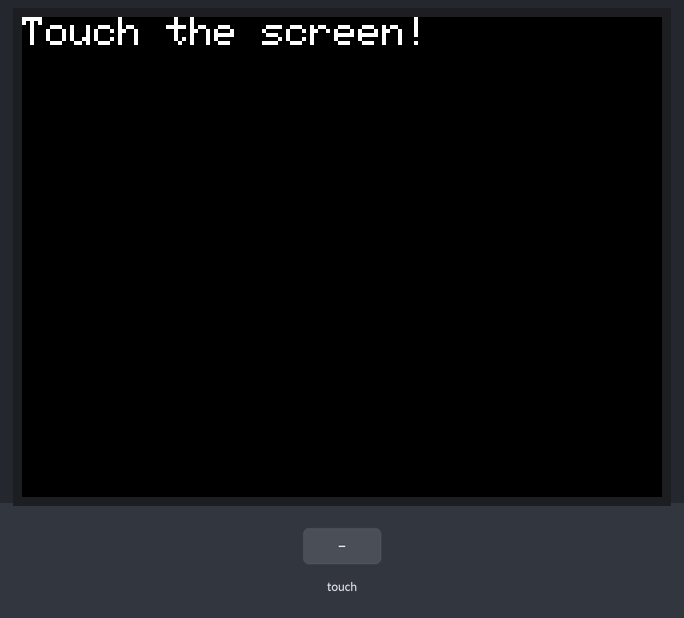
A sketch run on a simulated ESP8266 (NodeMCU). Shown: 320×240 colour display. Inputs (shaded band) come from the test bench.

Above: at 1.4 s.
1.5 s: touch panel pressed at 13 % / 10 % of its raw x / y range
At 2.7 s:
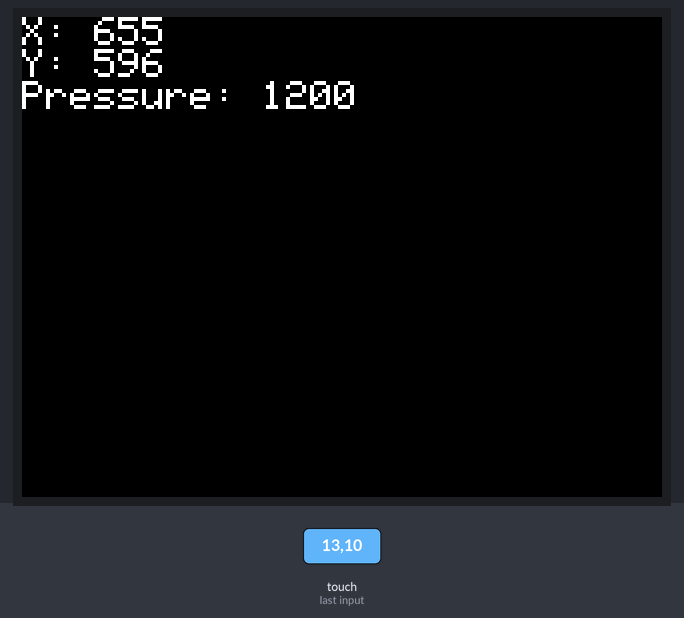
3.0 s: touch panel pressed at 38 % / 10 % of its raw x / y range
At 3.9 s:
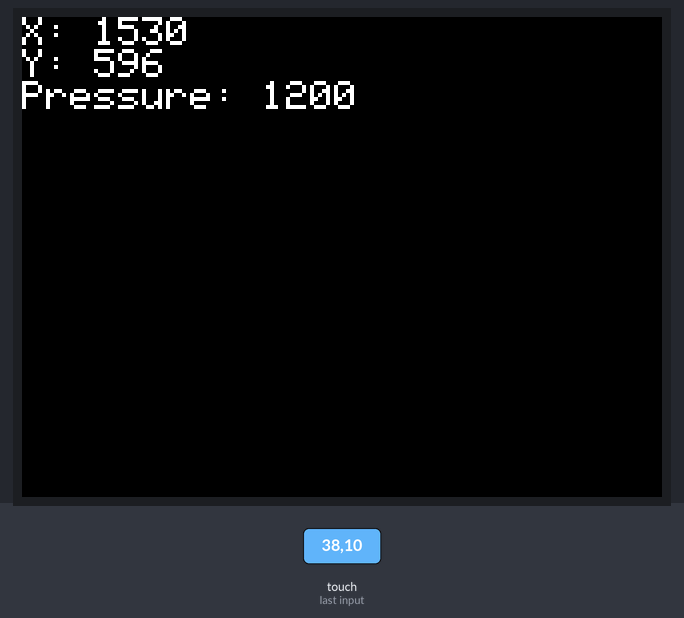
Timing chart, 0 to 6.0 s (numbered marks = the images above; inputs shaded):
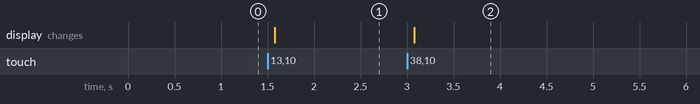

The sketch:

touch_presure.ino
```cpp
#include <Adafruit_GFX.h>
#include <Adafruit_ILI9341.h>
#include <XPT2046_Touchscreen.h>
#include <SPI.h>

#define TFT_CS D2
#define TFT_DC D4
#define TFT_RST D8
#define TS_CS D1

Adafruit_ILI9341 tft = Adafruit_ILI9341(TFT_CS, TFT_DC, TFT_RST);
XPT2046_Touchscreen ts(TS_CS);

void setup() {
  tft.begin();
  ts.begin();
  tft.setRotation(3); // adjust rotation as necessary
  tft.fillScreen(ILI9341_BLACK);
  tft.setTextSize(2);
  tft.setCursor(0, 0);
  tft.setTextColor(ILI9341_WHITE);
  tft.println("Touch the screen!");
}

void loop() {
  TS_Point p = ts.getPoint();
  if (ts.touched()) {
    // touchscreen is being touched
    tft.fillScreen(ILI9341_BLACK);
    tft.setCursor(0, 0);
    tft.print("X: ");
    tft.println(p.x);
    tft.print("Y: ");
    tft.println(p.y);
    tft.print("Pressure: ");
    tft.println(p.z);
  }
}
```

Measured:
- after the input at 1.5 s, the display: changes after 0.08 s (image 1)
- after the input at 3.0 s, the display: changes after 0.08 s (image 2)
